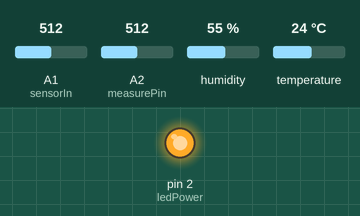
The sketch below on a simulated Arduino Uno, built with avr-gcc and run on an emulated ATmega328P. Parts: output pins drawn as LEDs (lit = HIGH). The inputs (shaded band) are chosen by the test bench; at power-on: A1 (sensorIn) = 512, A2 (measurePin) = 512, humidity 55 %, temperature 24 °C. The local clock reads 2024-03-15 10:24:30 at power-on unless the sketch sets it; what the sketch prints to the serial monitor is not drawn.

Above: at 0.1 s.
Timing chart, 0 to 1.6 s (numbered marks = the images above):
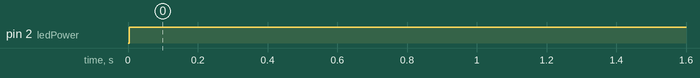

Measured:
- by itself, pin 2 (ledPower): LOW → HIGH at 0.00 s

The sketch:

Final_code.ino
```cpp
//Set the pins on the I2C chip used for LCD connections
//ADDR,EN,R/W,RS,D4,D5,D6,D7
//RTC
//COx
const int COpin = A0;
float RS_gas = 0;
float ratio = 0;
float sensorValueCO = 0;
float sensorValueCO2 = 0;
float sensor_voltage = 0;
float R0 = 7200.0;
const int sensorIn = A1;
float ppm = 0;
float concentration = 0;
//DHT
#include <DHT.h>
const int DHTpin = 3;
DHT dht (DHTpin, DHT22);
float tempdeclutter;
float humiditydeclutter;
float Heatindexdeclutter;
float humidity = 0;
float temperature = 0;
float HeatIndex = 0;
//GP2Y10
const int measurePin = 2;
int ledPower = 2;
int samplingTime = 280;
int deltaTime = 40;
int sleepTime = 9680;
float voMeasured = 0;
float calcVoltage = 0;
float dustDensity = 0;
//RTC
#include <Wire.h>
#include <RTClib.h>
RTC_DS1307 RTC; //DS1307 Class

void setup() {
  Serial.begin(9600);
  pinMode(sensorIn, INPUT);
  analogReference(DEFAULT);
  pinMode(ledPower, OUTPUT);  // initialize GP2Y10
  dht.begin();  // initialize DHT22
  Wire.begin();
  RTC.begin(); // initialize RTC
  RTC.adjust(DateTime(__DATE__,__TIME__)); // Sets time to now from computer's time index
  //Only needed once, then it keeps track of time itself
  }


float CO() {
  sensorValueCO = analogRead(COpin);
  sensor_voltage = sensorValueCO / 1024 * 5.0;
  RS_gas = (5.0 - sensor_voltage) / sensor_voltage;
  ratio = RS_gas / R0; //R0 = 7200
  float x = 1538.46 * ratio;
  ppm = pow(x, -1.709);
  return ppm;
}

float CO2() {
  int sensorValueCO2 = analogRead(sensorIn);
  float voltage = sensorValueCO2 * (5000 / 1024.0);
  if (voltage == 0) {
    concentration = 0;
    return concentration;
  }

  else if (voltage < 400) {
    concentration = 0;
    return concentration;
  }

  else {
    int voltage_difference = voltage - 400;
    concentration = voltage_difference * 50.0 / 16.0;
    return concentration;
  }
}

float humidityTemp() {
  humidity = dht.readHumidity(); //the dht sensor reads the humidity using the library
  temperature = dht.readTemperature() - 2.3; //the dht sensor reads the humidity using the library
  HeatIndex = dht.computeHeatIndex(temperature, humidity, false); //the dht sensor calculates heat index based on the temperature in celcius and humidity
  if (isnan(humidity) || isnan(temperature)) { //if the sensor reads a null value on either the humidity or temperature
    return humidity = 0; // sets the three values to zero
    return temperature = 0;
    return HeatIndex = 0;
  }
  else { //if the sensor reads an actual value, return all values
    return humidity; //%
    return temperature; //°C
    return HeatIndex;
  }
}

float PM() {
  digitalWrite(ledPower, LOW); //power on the internal LED
  delayMicroseconds(samplingTime);
  voMeasured = analogRead(measurePin); //read PM level
  delayMicroseconds(deltaTime);
  digitalWrite(ledPower, HIGH);
  delayMicroseconds(sleepTime);

  //0 - 3.3V mapped to 0 - 1023 integer values
  // recover voltage
  calcVoltage = voMeasured * (5.0 / 1024);

  // calculate dust density
  dustDensity = 0.17 * calcVoltage - 0.1;
  return dustDensity;
}

void printToSerial() {
  DateTime now = RTC.now(); //Print the Date
  /*
    reading to display with name and unit:
    reading     || name               || unit
    CO          || ppm                || ppm
    CO2         || concentration      || ppm
    PM          || dustDensity        || ppm
    Humidity    || humidity           || %
    Temperature || temperature        || °C
    Heat Index  || HeatIndex          ||
    year        || now.year           || dd/mm/yyyy
    month       || now.month          ||
    date        || now.day            ||
    hour        || now.hour           || hh:mm:ss
    minute      || now.minute         ||
    second      || now.second         ||
  */
  //print year, month and date
  Serial.print(now.year(), DEC); // Print the year
  Serial.print("/");
  Serial.print(now.month(), DEC); // Print the month
  Serial.print("/");
  Serial.println(now.day(), DEC); // Print the date of the month
  //print hour, minute and seconds
  Serial.print(now.hour(), DEC); // Print the hour
  Serial.print(":");
  Serial.print(now.minute(), DEC); // Print the minute
  Serial.print(":");
  Serial.println(now.second(), DEC); // Print the second
  //Print CO value
  //Serial.print("CO: ");
  //Serial.print(ppm);
  //Serial.println("ppm");
  //Print CO2 value
  Serial.print("CO2: ");
  Serial.print(concentration);
  Serial.println("ppm");
  //Print PM value
  Serial.print("Particulate matter: ");
  Serial.print(dustDensity);
  Serial.println("mg/m3");
  //Print humidity percentage
  Serial.print("Humidity: ");
  Serial.print(humidity);
  Serial.println("%");
  //Print temperature °C
  Serial.print("Temperature: ");
  Serial.print(temperature);
  Serial.println("°C");
  //Print heat index
  Serial.print("Heat Index: ");
  Serial.println(HeatIndex);
  //Print spaces between measurements
  Serial.println("-----------------------");
  Serial.println("");
  //Wait 4 seconds
  delay(4000);
}

void loop() {
  //CO();
  CO2();
  PM();
  humidityTemp();
  printToSerial();
  delay(1000);
}
```
